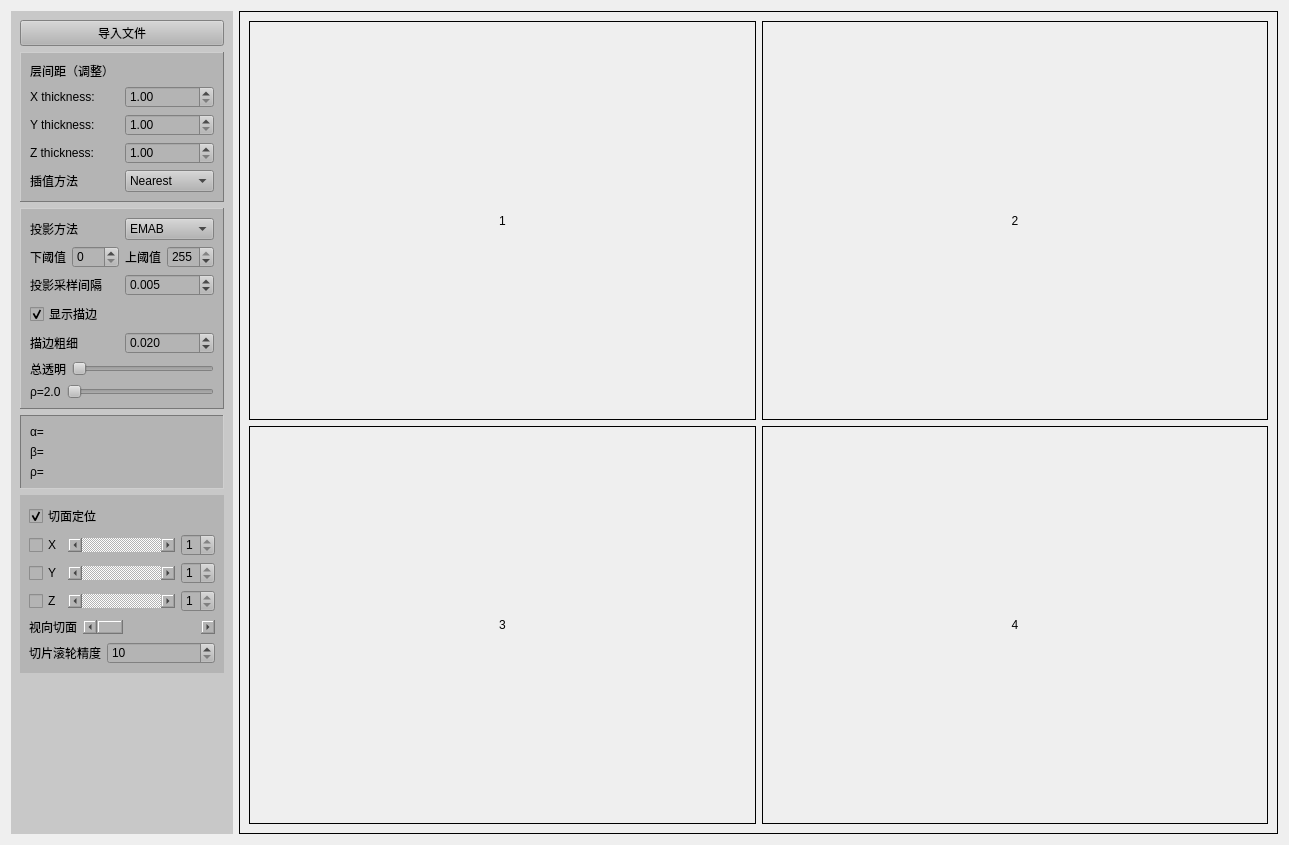
<?xml version="1.0" encoding="UTF-8"?>
<ui version="4.0">
 <class>Widget</class>
 <widget class="QWidget" name="Widget">
  <property name="geometry">
   <rect>
    <x>0</x>
    <y>0</y>
    <width>1289</width>
    <height>845</height>
   </rect>
  </property>
  <property name="windowTitle">
   <string>MRenderCPU</string>
  </property>
  <property name="windowIcon">
   <iconset>
    <normaloff>icon.ico</normaloff>icon.ico</iconset>
  </property>
  <property name="styleSheet">
   <string notr="true"/>
  </property>
  <layout class="QHBoxLayout" name="horizontalLayout_8" stretch="0,1">
   <item>
    <widget class="QFrame" name="settings">
     <property name="maximumSize">
      <size>
       <width>16777215</width>
       <height>16777215</height>
      </size>
     </property>
     <property name="styleSheet">
      <string notr="true">background-color: rgb(200, 200, 200);</string>
     </property>
     <layout class="QVBoxLayout" name="verticalLayout_3" stretch="0,0,0,0,0,1">
      <item>
       <widget class="QPushButton" name="loadFileButton">
        <property name="sizePolicy">
         <sizepolicy hsizetype="Minimum" vsizetype="Maximum">
          <horstretch>0</horstretch>
          <verstretch>0</verstretch>
         </sizepolicy>
        </property>
        <property name="styleSheet">
         <string notr="true">font: 16pt &quot;微软雅黑&quot;;
color:rgb(0, 0, 0);
background-color: rgb(180, 180, 180);</string>
        </property>
        <property name="text">
         <string>导入文件</string>
        </property>
       </widget>
      </item>
      <item>
       <widget class="QFrame" name="frame">
        <property name="styleSheet">
         <string notr="true">font: 290 11pt &quot;微软雅黑 Light&quot;;
color:rgb(0, 0, 0);
background-color: rgb(180, 180, 180);</string>
        </property>
        <property name="frameShape">
         <enum>QFrame::Panel</enum>
        </property>
        <property name="frameShadow">
         <enum>QFrame::Raised</enum>
        </property>
        <layout class="QVBoxLayout" name="verticalLayout" stretch="0,1,1,1,1">
         <item>
          <widget class="QLabel" name="label">
           <property name="sizePolicy">
            <sizepolicy hsizetype="Fixed" vsizetype="Fixed">
             <horstretch>0</horstretch>
             <verstretch>0</verstretch>
            </sizepolicy>
           </property>
           <property name="frameShape">
            <enum>QFrame::NoFrame</enum>
           </property>
           <property name="lineWidth">
            <number>1</number>
           </property>
           <property name="text">
            <string>层间距（调整）</string>
           </property>
           <property name="wordWrap">
            <bool>false</bool>
           </property>
          </widget>
         </item>
         <item>
          <layout class="QHBoxLayout" name="horizontalLayout_4">
           <item>
            <widget class="QLabel" name="label_10">
             <property name="text">
              <string>X thickness:</string>
             </property>
            </widget>
           </item>
           <item>
            <widget class="QDoubleSpinBox" name="doubleSpinBox_3">
             <property name="minimum">
              <double>1.000000000000000</double>
             </property>
             <property name="singleStep">
              <double>0.100000000000000</double>
             </property>
            </widget>
           </item>
          </layout>
         </item>
         <item>
          <layout class="QHBoxLayout" name="horizontalLayout_5">
           <item>
            <widget class="QLabel" name="label_11">
             <property name="text">
              <string>Y thickness:</string>
             </property>
            </widget>
           </item>
           <item>
            <widget class="QDoubleSpinBox" name="doubleSpinBox_2">
             <property name="minimum">
              <double>1.000000000000000</double>
             </property>
             <property name="singleStep">
              <double>0.100000000000000</double>
             </property>
            </widget>
           </item>
          </layout>
         </item>
         <item>
          <layout class="QHBoxLayout" name="horizontalLayout_6">
           <item>
            <widget class="QLabel" name="label_12">
             <property name="text">
              <string>Z thickness:</string>
             </property>
            </widget>
           </item>
           <item>
            <widget class="QDoubleSpinBox" name="doubleSpinBox">
             <property name="minimum">
              <double>1.000000000000000</double>
             </property>
             <property name="singleStep">
              <double>0.100000000000000</double>
             </property>
            </widget>
           </item>
          </layout>
         </item>
         <item>
          <layout class="QHBoxLayout" name="horizontalLayout">
           <item>
            <widget class="QLabel" name="label_8">
             <property name="text">
              <string>插值方法</string>
             </property>
            </widget>
           </item>
           <item>
            <widget class="QComboBox" name="comboBox_SR">
             <property name="editable">
              <bool>false</bool>
             </property>
             <item>
              <property name="text">
               <string>Nearest</string>
              </property>
             </item>
             <item>
              <property name="text">
               <string>Bilinear</string>
              </property>
             </item>
            </widget>
           </item>
          </layout>
         </item>
        </layout>
       </widget>
      </item>
      <item>
       <widget class="QFrame" name="frame">
        <property name="styleSheet">
         <string notr="true">font: 290 11pt &quot;微软雅黑 Light&quot;;
color:rgb(0, 0, 0);
background-color: rgb(180, 180, 180);</string>
        </property>
        <property name="frameShape">
         <enum>QFrame::Panel</enum>
        </property>
        <property name="frameShadow">
         <enum>QFrame::Raised</enum>
        </property>
        <property name="lineWidth">
         <number>1</number>
        </property>
        <layout class="QVBoxLayout" name="verticalLayout_2">
         <item>
          <layout class="QHBoxLayout" name="horizontalLayout_14">
           <item>
            <widget class="QLabel" name="label_5">
             <property name="text">
              <string>投影方法</string>
             </property>
            </widget>
           </item>
           <item>
            <widget class="QComboBox" name="comboBox_rayTracing">
             <item>
              <property name="text">
               <string>EMAB</string>
              </property>
             </item>
             <item>
              <property name="text">
               <string>SURFACE</string>
              </property>
             </item>
             <item>
              <property name="text">
               <string>MIP</string>
              </property>
             </item>
             <item>
              <property name="text">
               <string>MEAN</string>
              </property>
             </item>
            </widget>
           </item>
          </layout>
         </item>
         <item>
          <layout class="QHBoxLayout" name="horizontalLayout_2" stretch="1,0,1,0">
           <property name="sizeConstraint">
            <enum>QLayout::SetDefaultConstraint</enum>
           </property>
           <item>
            <widget class="QLabel" name="label_14">
             <property name="text">
              <string>下阈值</string>
             </property>
            </widget>
           </item>
           <item>
            <widget class="QSpinBox" name="lowThreshold">
             <property name="sizePolicy">
              <sizepolicy hsizetype="Fixed" vsizetype="Fixed">
               <horstretch>0</horstretch>
               <verstretch>0</verstretch>
              </sizepolicy>
             </property>
             <property name="wrapping">
              <bool>false</bool>
             </property>
             <property name="readOnly">
              <bool>false</bool>
             </property>
             <property name="minimum">
              <number>0</number>
             </property>
             <property name="maximum">
              <number>255</number>
             </property>
             <property name="singleStep">
              <number>1</number>
             </property>
             <property name="value">
              <number>0</number>
             </property>
            </widget>
           </item>
           <item>
            <widget class="QLabel" name="label_16">
             <property name="text">
              <string>上阈值</string>
             </property>
            </widget>
           </item>
           <item>
            <widget class="QSpinBox" name="highThreshold">
             <property name="sizePolicy">
              <sizepolicy hsizetype="Fixed" vsizetype="Fixed">
               <horstretch>0</horstretch>
               <verstretch>0</verstretch>
              </sizepolicy>
             </property>
             <property name="wrapping">
              <bool>false</bool>
             </property>
             <property name="readOnly">
              <bool>false</bool>
             </property>
             <property name="minimum">
              <number>0</number>
             </property>
             <property name="maximum">
              <number>255</number>
             </property>
             <property name="singleStep">
              <number>1</number>
             </property>
             <property name="value">
              <number>255</number>
             </property>
            </widget>
           </item>
          </layout>
         </item>
         <item>
          <layout class="QHBoxLayout" name="horizontalLayout_13">
           <item>
            <widget class="QLabel" name="label_6">
             <property name="text">
              <string>投影采样间隔</string>
             </property>
            </widget>
           </item>
           <item>
            <widget class="QDoubleSpinBox" name="doubleSpinBox_5">
             <property name="decimals">
              <number>3</number>
             </property>
             <property name="minimum">
              <double>0.001000000000000</double>
             </property>
             <property name="maximum">
              <double>0.100000000000000</double>
             </property>
             <property name="singleStep">
              <double>0.001000000000000</double>
             </property>
             <property name="value">
              <double>0.005000000000000</double>
             </property>
            </widget>
           </item>
          </layout>
         </item>
         <item>
          <widget class="QCheckBox" name="checkBoxShowOriginalSize_2">
           <property name="enabled">
            <bool>false</bool>
           </property>
           <property name="text">
            <string>显示描边</string>
           </property>
           <property name="checked">
            <bool>true</bool>
           </property>
           <property name="tristate">
            <bool>false</bool>
           </property>
          </widget>
         </item>
         <item>
          <layout class="QHBoxLayout" name="horizontalLayout_15">
           <item>
            <widget class="QLabel" name="label_13">
             <property name="enabled">
              <bool>false</bool>
             </property>
             <property name="text">
              <string>描边粗细</string>
             </property>
            </widget>
           </item>
           <item>
            <widget class="QDoubleSpinBox" name="doubleSpinBox_4">
             <property name="enabled">
              <bool>true</bool>
             </property>
             <property name="decimals">
              <number>3</number>
             </property>
             <property name="minimum">
              <double>0.010000000000000</double>
             </property>
             <property name="maximum">
              <double>0.050000000000000</double>
             </property>
             <property name="singleStep">
              <double>0.001000000000000</double>
             </property>
             <property name="value">
              <double>0.020000000000000</double>
             </property>
            </widget>
           </item>
          </layout>
         </item>
         <item>
          <layout class="QHBoxLayout" name="horizontalLayout_19">
           <item>
            <widget class="QLabel" name="label_17">
             <property name="styleSheet">
              <string notr="true"/>
             </property>
             <property name="text">
              <string>总透明</string>
             </property>
            </widget>
           </item>
           <item>
            <widget class="QSlider" name="horizontalSlider">
             <property name="maximum">
              <number>100</number>
             </property>
             <property name="pageStep">
              <number>1</number>
             </property>
             <property name="value">
              <number>0</number>
             </property>
             <property name="orientation">
              <enum>Qt::Horizontal</enum>
             </property>
            </widget>
           </item>
          </layout>
         </item>
         <item>
          <layout class="QHBoxLayout" name="horizontalLayout_18">
           <item>
            <widget class="QLabel" name="label_rho_2">
             <property name="styleSheet">
              <string notr="true"/>
             </property>
             <property name="frameShape">
              <enum>QFrame::NoFrame</enum>
             </property>
             <property name="text">
              <string>ρ=2.0</string>
             </property>
            </widget>
           </item>
           <item>
            <widget class="QSlider" name="horizontalSlider_pho">
             <property name="orientation">
              <enum>Qt::Horizontal</enum>
             </property>
            </widget>
           </item>
          </layout>
         </item>
        </layout>
       </widget>
      </item>
      <item>
       <widget class="QFrame" name="frame">
        <property name="styleSheet">
         <string notr="true">font: 290 11pt &quot;微软雅黑 Light&quot;;
color:rgb(0, 0, 0);
background-color: rgb(180, 180, 180);</string>
        </property>
        <property name="frameShape">
         <enum>QFrame::Panel</enum>
        </property>
        <property name="frameShadow">
         <enum>QFrame::Sunken</enum>
        </property>
        <layout class="QVBoxLayout" name="verticalLayout_10">
         <item>
          <widget class="QLabel" name="label_alpha">
           <property name="frameShape">
            <enum>QFrame::NoFrame</enum>
           </property>
           <property name="text">
            <string>α=</string>
           </property>
           <property name="wordWrap">
            <bool>false</bool>
           </property>
          </widget>
         </item>
         <item>
          <widget class="QLabel" name="label_beta">
           <property name="frameShape">
            <enum>QFrame::NoFrame</enum>
           </property>
           <property name="text">
            <string>β=</string>
           </property>
          </widget>
         </item>
         <item>
          <widget class="QLabel" name="label_rho">
           <property name="frameShape">
            <enum>QFrame::NoFrame</enum>
           </property>
           <property name="text">
            <string>ρ=</string>
           </property>
          </widget>
         </item>
        </layout>
       </widget>
      </item>
      <item>
       <widget class="QFrame" name="frame">
        <property name="styleSheet">
         <string notr="true">font: 290 11pt &quot;微软雅黑 Light&quot;;
color:rgb(0, 0, 0);
background-color: rgb(180, 180, 180);</string>
        </property>
        <property name="frameShadow">
         <enum>QFrame::Raised</enum>
        </property>
        <layout class="QVBoxLayout" name="verticalLayout_4">
         <item>
          <widget class="QCheckBox" name="checkBox">
           <property name="styleSheet">
            <string notr="true"/>
           </property>
           <property name="text">
            <string>切面定位</string>
           </property>
           <property name="checked">
            <bool>true</bool>
           </property>
          </widget>
         </item>
         <item>
          <layout class="QHBoxLayout" name="horizontalLayout_3" stretch="0,1,0">
           <item>
            <widget class="QCheckBox" name="checkBox_yOz">
             <property name="enabled">
              <bool>false</bool>
             </property>
             <property name="styleSheet">
              <string notr="true"/>
             </property>
             <property name="text">
              <string>X</string>
             </property>
             <property name="checked">
              <bool>false</bool>
             </property>
            </widget>
           </item>
           <item>
            <widget class="QScrollBar" name="horizontalScrollBar_X">
             <property name="minimum">
              <number>1</number>
             </property>
             <property name="maximum">
              <number>1</number>
             </property>
             <property name="pageStep">
              <number>1</number>
             </property>
             <property name="orientation">
              <enum>Qt::Horizontal</enum>
             </property>
            </widget>
           </item>
           <item>
            <widget class="QSpinBox" name="spinBox_1">
             <property name="minimum">
              <number>1</number>
             </property>
             <property name="maximum">
              <number>1</number>
             </property>
             <property name="value">
              <number>1</number>
             </property>
            </widget>
           </item>
          </layout>
         </item>
         <item>
          <layout class="QHBoxLayout" name="horizontalLayout_11" stretch="0,1,0">
           <item>
            <widget class="QCheckBox" name="checkBox_xOz">
             <property name="enabled">
              <bool>false</bool>
             </property>
             <property name="styleSheet">
              <string notr="true"/>
             </property>
             <property name="text">
              <string>Y</string>
             </property>
             <property name="checked">
              <bool>false</bool>
             </property>
            </widget>
           </item>
           <item>
            <widget class="QScrollBar" name="horizontalScrollBar_Y">
             <property name="minimum">
              <number>1</number>
             </property>
             <property name="maximum">
              <number>1</number>
             </property>
             <property name="pageStep">
              <number>1</number>
             </property>
             <property name="orientation">
              <enum>Qt::Horizontal</enum>
             </property>
            </widget>
           </item>
           <item>
            <widget class="QSpinBox" name="spinBox_2">
             <property name="minimum">
              <number>1</number>
             </property>
             <property name="maximum">
              <number>1</number>
             </property>
             <property name="value">
              <number>1</number>
             </property>
            </widget>
           </item>
          </layout>
         </item>
         <item>
          <layout class="QHBoxLayout" name="horizontalLayout_16" stretch="0,1,0">
           <item>
            <widget class="QCheckBox" name="checkBox_xOy">
             <property name="enabled">
              <bool>false</bool>
             </property>
             <property name="styleSheet">
              <string notr="true"/>
             </property>
             <property name="text">
              <string>Z</string>
             </property>
             <property name="checked">
              <bool>false</bool>
             </property>
            </widget>
           </item>
           <item>
            <widget class="QScrollBar" name="horizontalScrollBar_Z">
             <property name="minimum">
              <number>1</number>
             </property>
             <property name="maximum">
              <number>1</number>
             </property>
             <property name="pageStep">
              <number>1</number>
             </property>
             <property name="orientation">
              <enum>Qt::Horizontal</enum>
             </property>
            </widget>
           </item>
           <item>
            <widget class="QSpinBox" name="spinBox_3">
             <property name="minimum">
              <number>1</number>
             </property>
             <property name="maximum">
              <number>1</number>
             </property>
             <property name="value">
              <number>1</number>
             </property>
            </widget>
           </item>
          </layout>
         </item>
         <item>
          <layout class="QHBoxLayout" name="horizontalLayout_17" stretch="0,1">
           <item>
            <widget class="QLabel" name="label_15">
             <property name="styleSheet">
              <string notr="true"/>
             </property>
             <property name="text">
              <string>视向切面</string>
             </property>
            </widget>
           </item>
           <item>
            <widget class="QScrollBar" name="horizontalScrollBar">
             <property name="maximum">
              <number>100</number>
             </property>
             <property name="pageStep">
              <number>1</number>
             </property>
             <property name="orientation">
              <enum>Qt::Horizontal</enum>
             </property>
            </widget>
           </item>
          </layout>
         </item>
         <item>
          <layout class="QHBoxLayout" name="horizontalLayout_7" stretch="0,1">
           <item>
            <widget class="QLabel" name="label_9">
             <property name="text">
              <string>切片滚轮精度</string>
             </property>
            </widget>
           </item>
           <item>
            <widget class="QSpinBox" name="spinBox">
             <property name="wrapping">
              <bool>false</bool>
             </property>
             <property name="readOnly">
              <bool>false</bool>
             </property>
             <property name="minimum">
              <number>10</number>
             </property>
             <property name="maximum">
              <number>200</number>
             </property>
             <property name="singleStep">
              <number>10</number>
             </property>
            </widget>
           </item>
          </layout>
         </item>
        </layout>
       </widget>
      </item>
      <item>
       <widget class="QLabel" name="label_7">
        <property name="text">
         <string/>
        </property>
       </widget>
      </item>
     </layout>
    </widget>
   </item>
   <item>
    <widget class="QFrame" name="display">
     <property name="styleSheet">
      <string notr="true">font: 10pt &quot;Arial&quot;;</string>
     </property>
     <property name="frameShape">
      <enum>QFrame::Panel</enum>
     </property>
     <property name="frameShadow">
      <enum>QFrame::Plain</enum>
     </property>
     <property name="lineWidth">
      <number>1</number>
     </property>
     <layout class="QGridLayout" name="gridLayout" rowstretch="0,0" columnstretch="0,0,0,0">
      <item row="0" column="2">
       <widget class="QLabel" name="label_1">
        <property name="sizePolicy">
         <sizepolicy hsizetype="Preferred" vsizetype="Preferred">
          <horstretch>0</horstretch>
          <verstretch>0</verstretch>
         </sizepolicy>
        </property>
        <property name="frameShape">
         <enum>QFrame::Box</enum>
        </property>
        <property name="text">
         <string>1</string>
        </property>
        <property name="scaledContents">
         <bool>false</bool>
        </property>
        <property name="alignment">
         <set>Qt::AlignCenter</set>
        </property>
       </widget>
      </item>
      <item row="0" column="3">
       <widget class="QLabel" name="label_2">
        <property name="frameShape">
         <enum>QFrame::Box</enum>
        </property>
        <property name="text">
         <string>2</string>
        </property>
        <property name="scaledContents">
         <bool>false</bool>
        </property>
        <property name="alignment">
         <set>Qt::AlignCenter</set>
        </property>
       </widget>
      </item>
      <item row="1" column="2">
       <widget class="QLabel" name="label_3">
        <property name="frameShape">
         <enum>QFrame::Box</enum>
        </property>
        <property name="text">
         <string>3</string>
        </property>
        <property name="scaledContents">
         <bool>false</bool>
        </property>
        <property name="alignment">
         <set>Qt::AlignCenter</set>
        </property>
       </widget>
      </item>
      <item row="1" column="3">
       <widget class="QLabel" name="label_4">
        <property name="frameShape">
         <enum>QFrame::Box</enum>
        </property>
        <property name="text">
         <string>4</string>
        </property>
        <property name="alignment">
         <set>Qt::AlignCenter</set>
        </property>
       </widget>
      </item>
     </layout>
    </widget>
   </item>
  </layout>
 </widget>
 <resources/>
 <connections/>
</ui>
